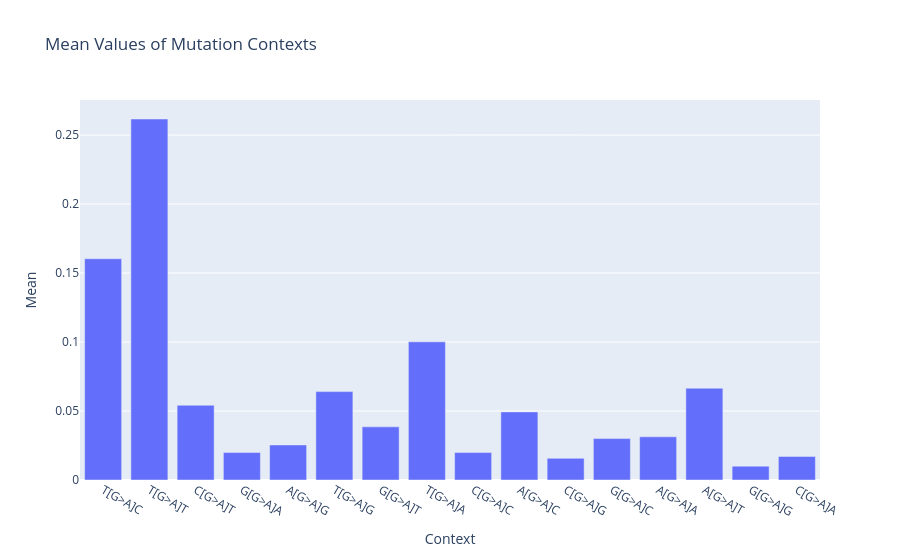

Source (notebook cell):
### Code cell
# Plot the last row in the Mov_dataframe "means_row" vs GtoA context
context_cols = [col for col in df.columns if col not in ["seqName", "LLR","Unnamed: 0"]]
mean_row = df[df['seqName'] == 'Mean'].iloc[0]
#print(mean_row)
plot_df = mean_row[context_cols].reset_index()
plot_df.columns = ['Context', 'Mean']
fig = px.bar(plot_df, x='Context', y='Mean',
    title='Mean Values of Mutation Contexts')
fig.show()

### Figure 1 — Plotly figure (JSON) as saved in the notebook; plotly's stock layout.template omitted (floating-point values rounded to 4 significant figures)
{"data": [{"hovertemplate": "Context=%{x}<br>Mean=%{y}<extra></extra>", "legendgroup": "", "marker": {"color": "#636efa", "pattern": {"shape": ""}}, "name": "", "orientation": "v", "showlegend": false, "textposition": "auto", "type": "bar", "x": ["T[G>A]C", "T[G>A]T", "C[G>A]T", "G[G>A]A", "A[G>A]G", "T[G>A]G", "G[G>A]T", "T[G>A]A", "C[G>A]C", "A[G>A]C", "C[G>A]G", "G[G>A]C", "A[G>A]A", "A[G>A]T", "G[G>A]G", "C[G>A]A"], "xaxis": "x", "y": [0.1604, 0.2616, 0.05418, 0.01989, 0.02541, 0.06406, 0.03851, 0.1001, 0.01989, 0.04937, 0.01571, 0.03002, 0.03131, 0.06654, 0.01005, 0.01707], "yaxis": "y"}], "layout": {"barmode": "relative", "legend": {"tracegroupgap": 0}, "title": {"text": "Mean Values of Mutation Contexts"}, "xaxis": {"anchor": "y", "domain": [0, 1], "title": {"text": "Context"}}, "yaxis": {"anchor": "x", "domain": [0, 1], "title": {"text": "Mean"}}}}
